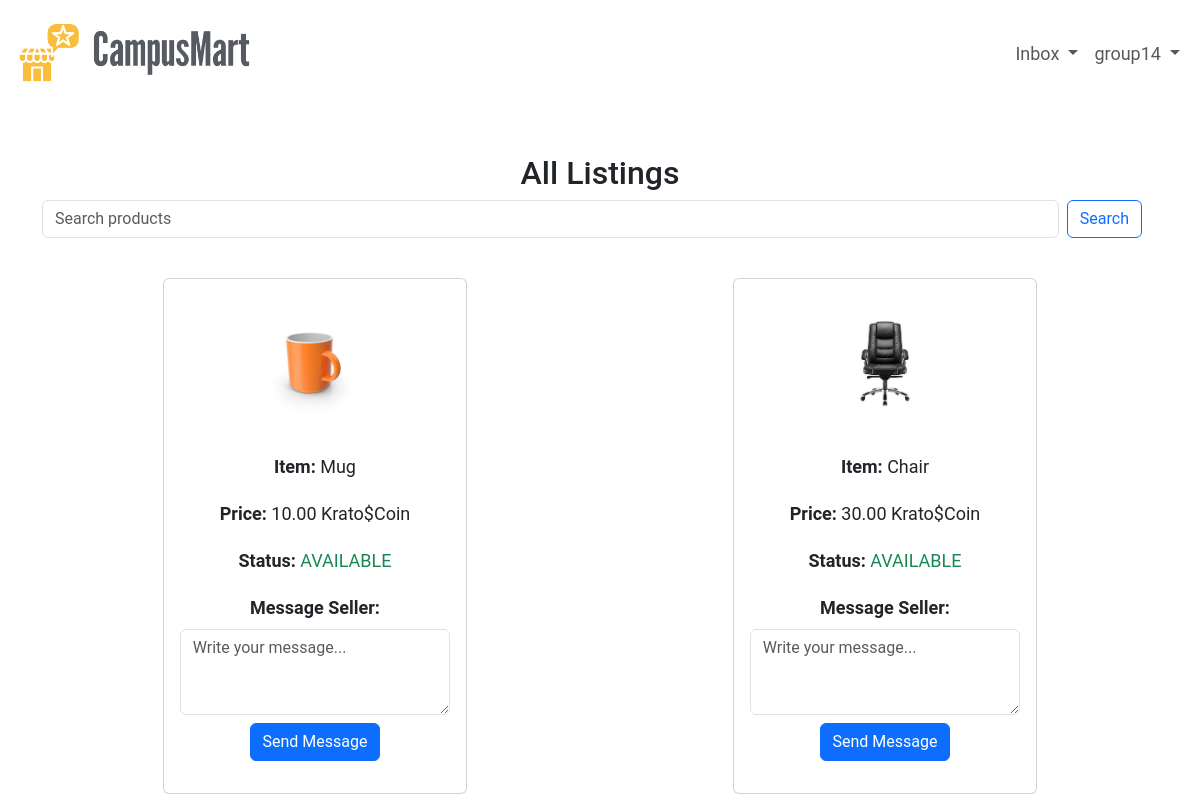
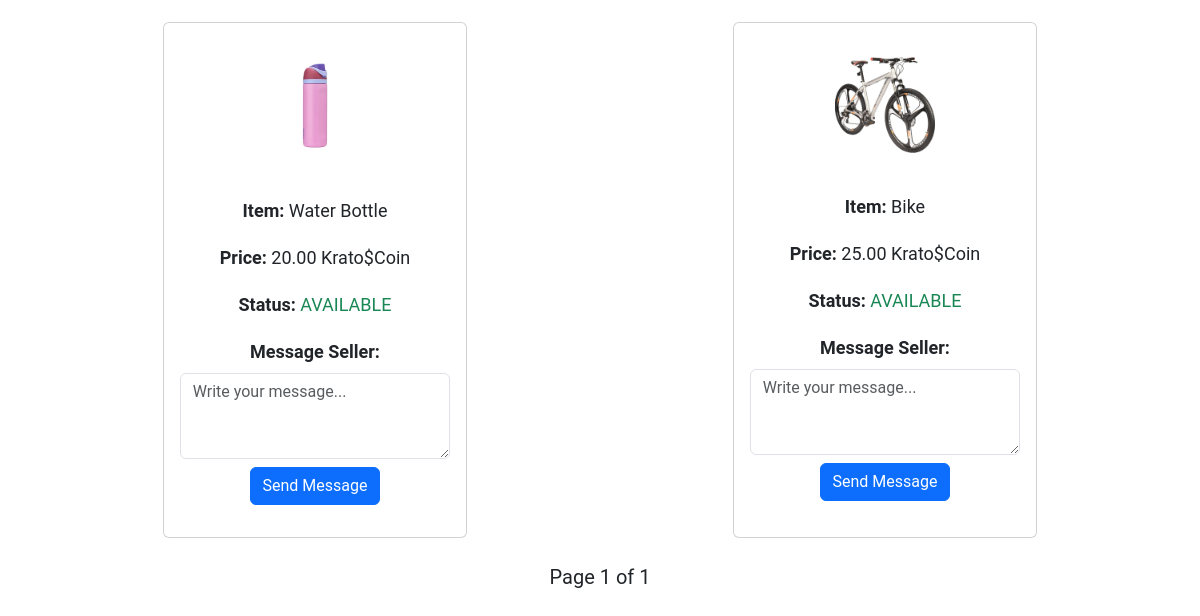
Page /CampusMart/listing/all/ (signed in) on the earlier database version (2 pictures, top to bottom).
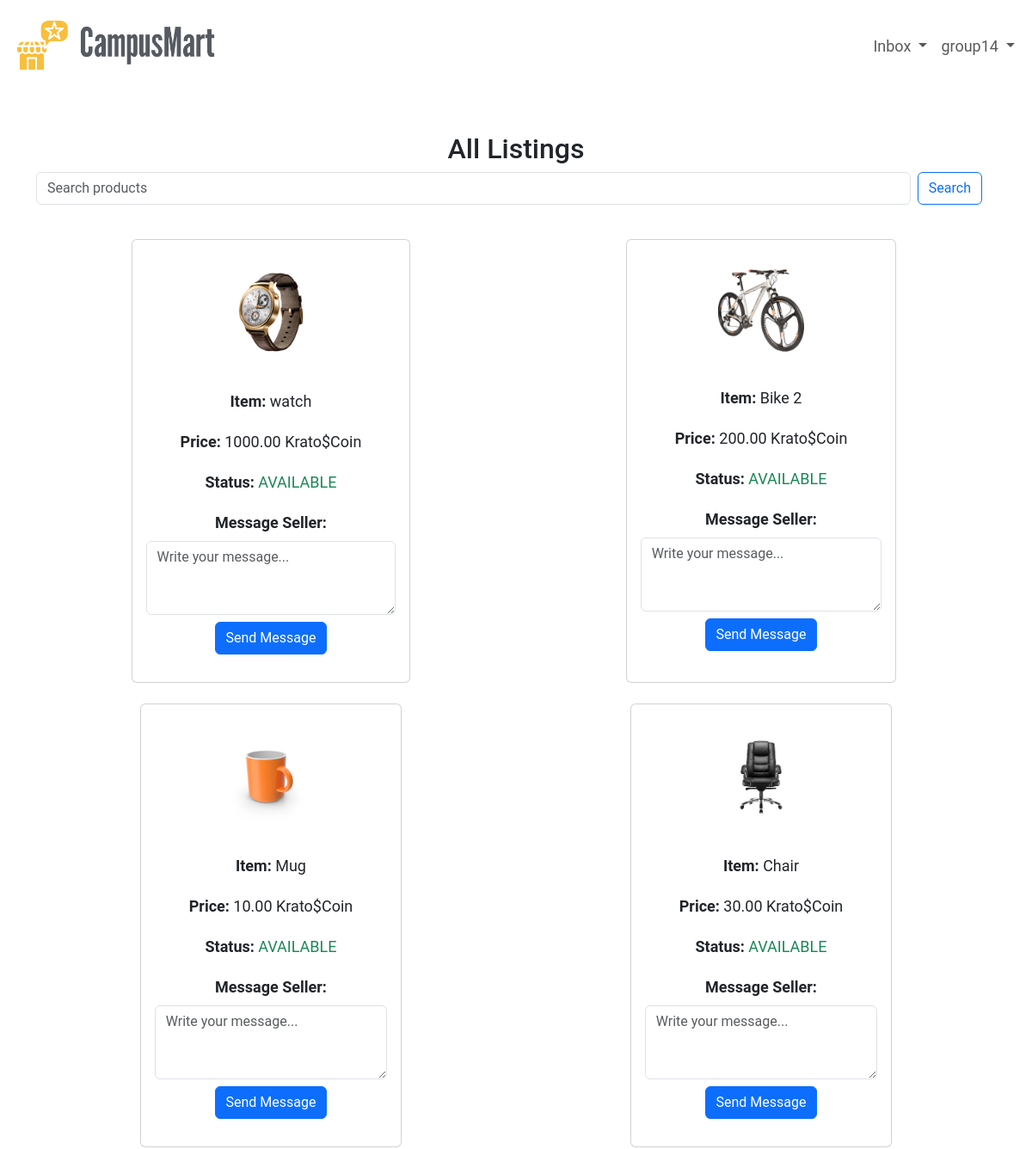
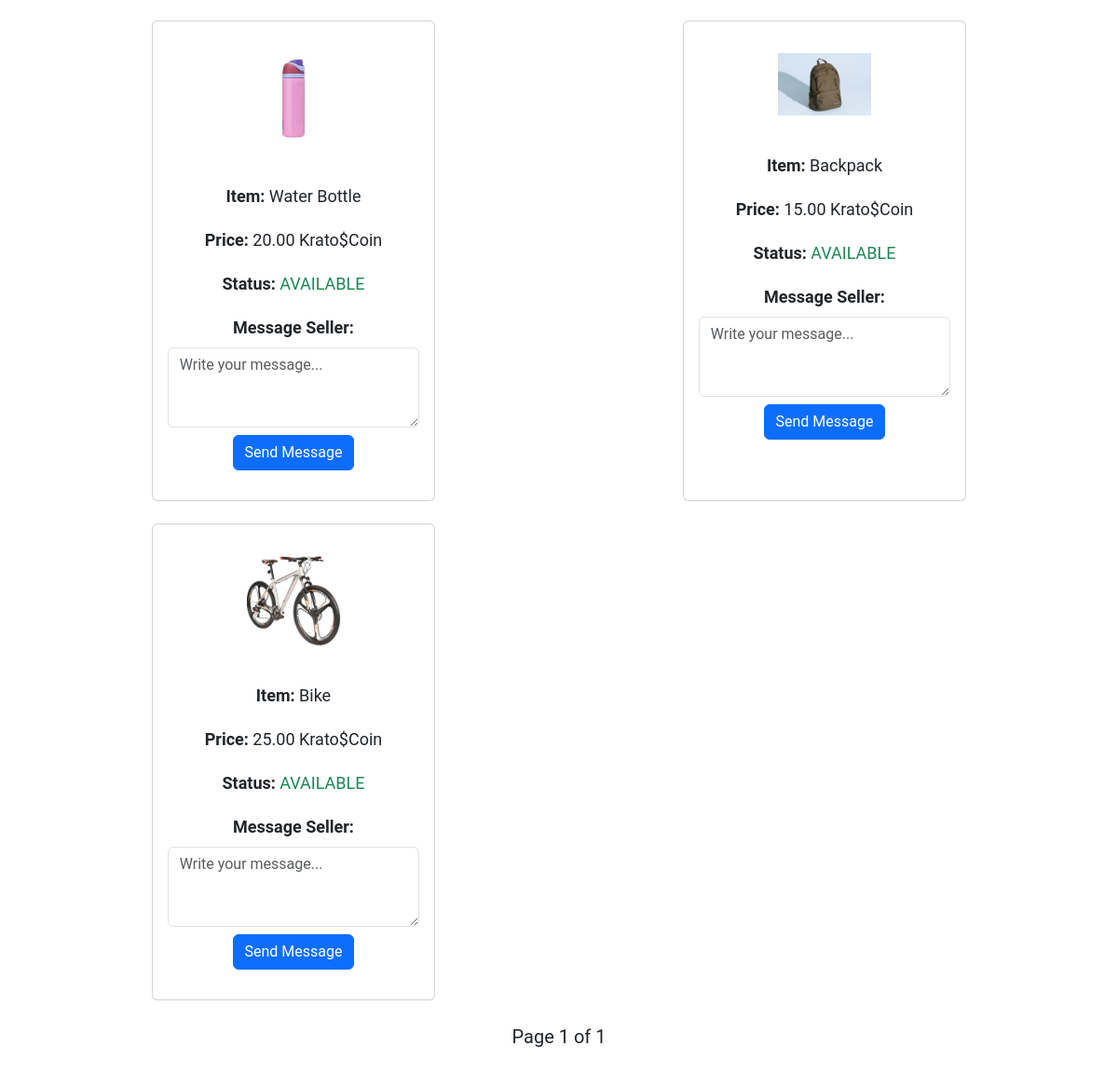
Same page on the later database version (2 pictures, top to bottom).
### CampusMart/models.py (models this page shows, shortened)
class ProductImage(models.Model):
    product = models.ForeignKey(Product, on_delete=models.CASCADE, related_name='images')
    image = models.ImageField(upload_to=upload_to)

class Product(models.Model):
    CONDITION_CHOICES = [
        ('NEW', 'New'),
        ('LIKE_NEW', 'Like New'),
        ('USED', 'Used'),
        ('FAIR', 'Fair'),
    ]
    seller = models.ForeignKey(User, on_delete=models.CASCADE)
    post_date = models.DateTimeField(auto_now_add=True)
    title = models.CharField(max_length=100)
    description = models.TextField(max_length=100)
    price = models.DecimalField(max_digits=10, decimal_places=2)
    condition = models.CharField(max_length=10, choices=CONDITION_CHOICES)
    status = models.CharField(max_length=12, choices=[('AVAILABLE', 'Available'), ('UNAVAILABLE', 'Unavailable')], default='AVAILABLE')

### CampusMart/views.py (the view)
# urls.py: path('listing/all/', views.view_all, name='view_all'),
@login_required
def view_all(request):
    listings = Product.objects.filter(status='AVAILABLE').order_by('-post_date')
    p = Paginator(listings, 20)
    page_number = request.GET.get("page")
    page_obj = p.get_page(page_number)
    query = request.GET.get('q')
    if query:
        listings = listings.filter(
            Q(title__icontains=query) | Q(description__icontains=query)
        )
    return render(request, 'CampusMart/view_all.html', {'listings': listings, 'page_obj': page_obj})

### CampusMart/templates/CampusMart/view_all.html (shortened to what this page needs)
<!DOCTYPE html>
<html lang="en">
{% load static %}
<head>
    <link href="https://cdn.jsdelivr.net/npm/bootstrap@5.3.0/dist/css/bootstrap.min.css" rel="stylesheet">
    <link rel="stylesheet" href="{% static 'CampusMart/style.css' %}">
</head>
<body>
<nav class="navbar navbar-expand-lg">
    <div class="container-fluid">
      <a class="navbar-brand d-flex align-items-center" href="{% url 'CampusMart:index' %}">
        <img src="{% static 'campusmart_logo.png' %}" alt="Logo" style="height: 80px; width: auto;" class="me-2">
      </a>
      <div class="collapse navbar-collapse justify-content-end" id="navbarNavDropdown">
        <ul class="navbar-nav align-items-center">
          <li class="nav-item dropdown">
            <a class="nav-link dropdown-toggle" href="#" id="inboxDropdown" role="button" data-bs-toggle="dropdown" aria-expanded="false">
              Inbox
            </a>
          </li>
          <li class="nav-item dropdown">
            <a class="nav-link dropdown-toggle" href="#" id="navbarDropdownMenuLink" role="button" data-bs-toggle="dropdown">
              {{ request.user.username }}
            </a>
          </li>
        </ul>
      </div>
    </div>
  </nav>
<div class="container mt-5 text-center">
    <h2>All Listings</h2>
    <form class="d-flex me-3" method="GET" action="{% url 'CampusMart:view_all' %}">
    <input class="form-control me-2" type="search" placeholder="Search products" aria-label="Search" name="q">
    <button class="btn btn-outline-primary" type="submit">Search</button>
    </form>
    {% if listings %}
        <div class="row row-cols-1 row-cols-md-2 g-4 mt-3">
            {% for product in listings %}
            <div class="col d-flex justify-content-center">
              <div class="card h-100">
                        <br>
                        {% if product.images.all %}
                          <div class="d-flex flex-wrap justify-content-center">
                            {% for image in product.images.all %}
                              <img src="{{ image.image.url }}" alt="{{ product.title }}"
                              class="m-1" style="max-width: 100px; height: auto;">
                            {% endfor %}
                            </div>
                        {% else %}
                            <p class="text-muted">No image uploaded</p>
                        {% endif %}
                        <div class="card-body">
                            <p class="card-title"><strong>Item: </strong>{{ product.title }}</p>
                            <p class="card-text"><strong>Price:</strong> {{ product.price }} Krato$Coin </p>
                            <p class="card-text"><strong>Status:</strong>
                                {% if product.status == "AVAILABLE" %}
                                <span class="text-success">{{ product.status }}</span>
                                {% else %}
                                <span class="text-danger">{{ product.status }}</span>
                            {% endif %}</p>
                            {% if request.user != product.seller.auth_user %}
                            <p class="card-title"><strong>Message Seller: </strong></p>
                                    <form method="POST" action="{% url 'CampusMart:messaging' product.id %}">
                                    <textarea name="body" rows="3" placeholder="Write your message..." required class="form-control mb-2"></textarea>
                                    <button type="submit" class="btn btn-primary">Send Message</button>
                                </form>
                            {% endif %}
                        </div>
                    </div>
                </div>
            {% endfor %}
        </div>
    {% else %}
        <p class="text-muted mt-4">There are no listings yet.</p>
    {% endif %}
</div>
<footer class="mt-auto">
  <div class="pagination d-flex justify-content-center my-4">
    <span class="step-links">
        <span class="current">
            Page {{ page_obj.number }} of {{ page_obj.paginator.num_pages }}
        </span>
    </span>
  </div>
</footer>
</body>

Differences in the rows shown:
added Product: title "watch", price "1000.00", status "AVAILABLE"
added ProductImage: image (picture), shown under "watch"
added Product: title "Bike 2", price "200.00", status "AVAILABLE"
added ProductImage: image (picture), shown under "Bike 2"
now on this page (row edited): Product: title "Backpack", price "15.00", status "AVAILABLE"
now on this page (row unchanged): ProductImage: image (picture), shown under "Backpack"
